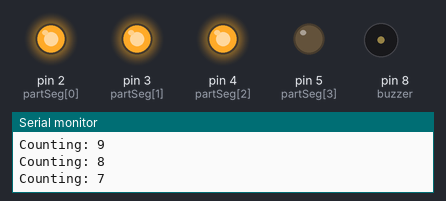
Bench run of a sketch on a simulated Arduino Uno, built with avr-gcc and run on an emulated ATmega328P. Parts: output pins drawn as LEDs (lit = HIGH), buzzer (waves = sounding), the last lines printed to the serial monitor.

Above: at 2.3 s.
At 3.3 s:
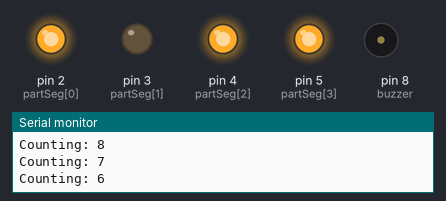
At 5.3 s:
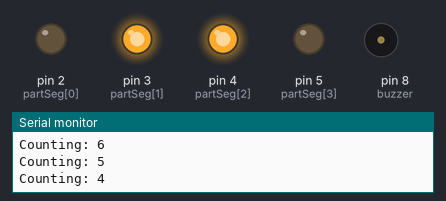
At 7.3 s:
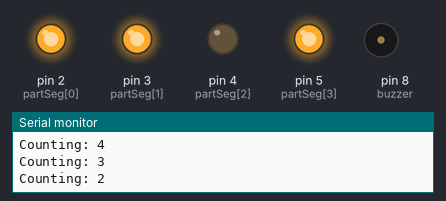
At 9.1 s:
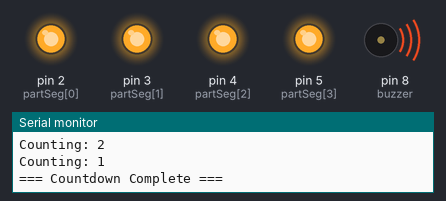
At 10.1 s:
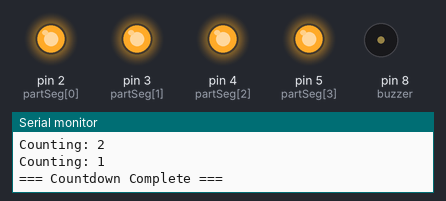
Timing chart, 0 to 11.6 s (numbered marks = the images above):
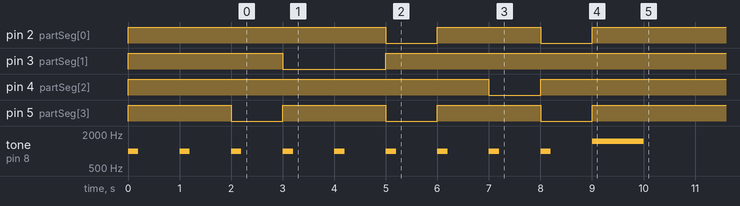

Measured:
- by itself, tone on pin 8 (buzzer): plays 1000 Hz for 0.20 s, 1000 Hz for 0.20 s, 1000 Hz for 0.20 s, 1000 Hz for 0.20 s, 1000 Hz for 0.20 s, 1000 Hz for 0.20 s … (10 notes in this stretch)

The sketch:

Assignment2_AmpofoChristopher.ino
```cpp
int partSeg[] = {2, 3, 4, 5, 6, 7, 9}; // a, b, c, d, e, f, g
int numSegs = 4;
// The pattern for each digit. 1 = segment ON, 0 = segment OFF.
byte number[10][7] = {
 {1, 1, 1, 1, 1, 1, 0}, // 0
 {0, 1, 1, 0, 0, 0, 0}, // 1
 {1, 1, 0, 1, 1, 0, 1}, // 2
 {1, 1, 1, 1, 0, 0, 1}, // 3
 {0, 1, 1, 0, 0, 1, 1}, // 4
 {1, 0, 1, 1, 0, 1, 1}, // 5s
 {1, 0, 1, 1, 1, 1, 1}, // 6
 {1, 1, 1, 0, 0, 0, 0}, // 7
 {1, 1, 1, 1, 1, 1, 1}, // 8
 {1, 1, 1, 1, 0, 1, 1}, // 9
};
int buzzer = 8;
// showDigit function
void displayDigit(int b){
 // For safety: do nothing if the input is outside 0-9.
 if (b < 0 || b > 9)
 return;
 // Loop through each of the 7 segments.
 for (int i = 0; i < numSegs; i++) {
 digitalWrite(partSeg[i], number[b][i]);
 }
}
void setup(){
 Serial.begin(9600);
 pinMode(buzzer, OUTPUT); // set up the buzzer
 for (int i = 0; i < numSegs; i++){
 pinMode(partSeg[i], OUTPUT); // set up each segment
 }

Serial.println('\n');
 Serial.println("=== Countdown Begins ===");
 int count = 9;
 while (count >=1) {
 Serial.print("Counting: ");
 Serial.println(count);
 displayDigit(count);
 tone(buzzer, 1000, 200); // short beep
delay(1000);
 count = count - 1;
 }
 displayDigit(0);
 tone(buzzer, 1500, 1000); // longer completion tone
 Serial.println("=== Countdown Complete ===");
}

void loop(){}
```
